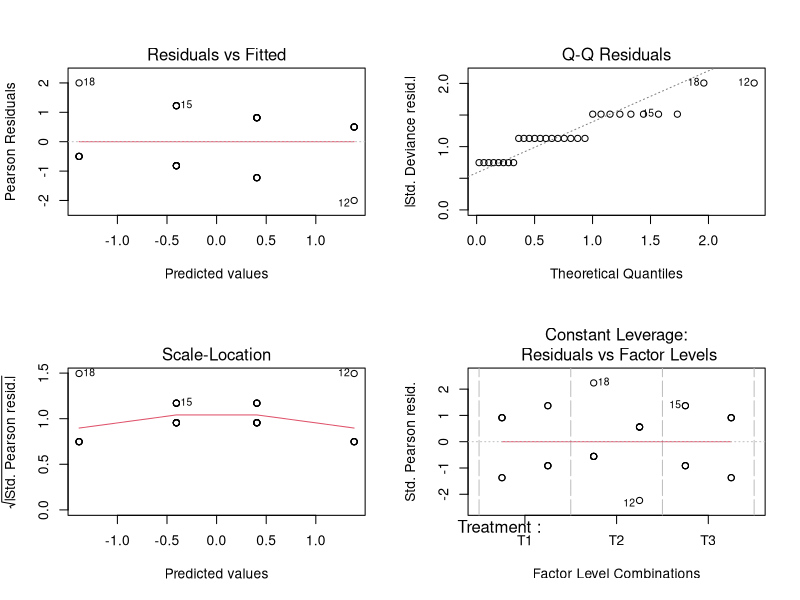
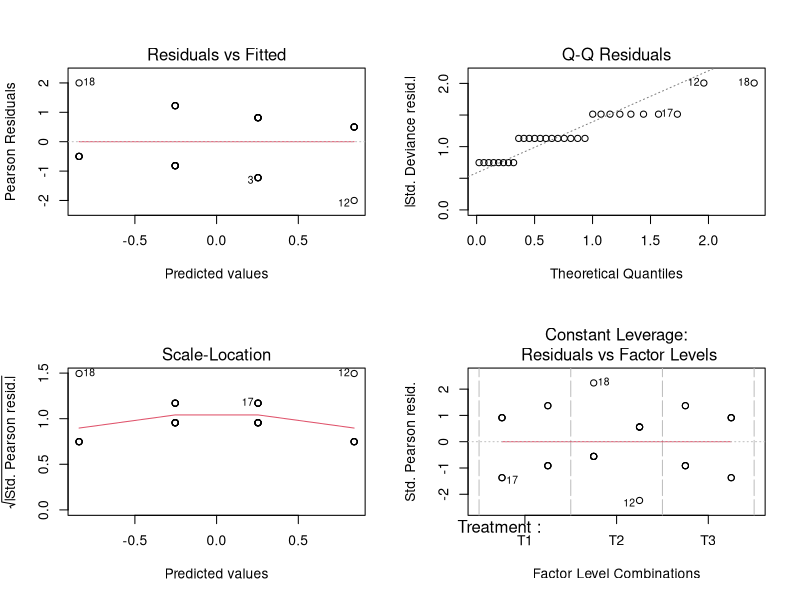
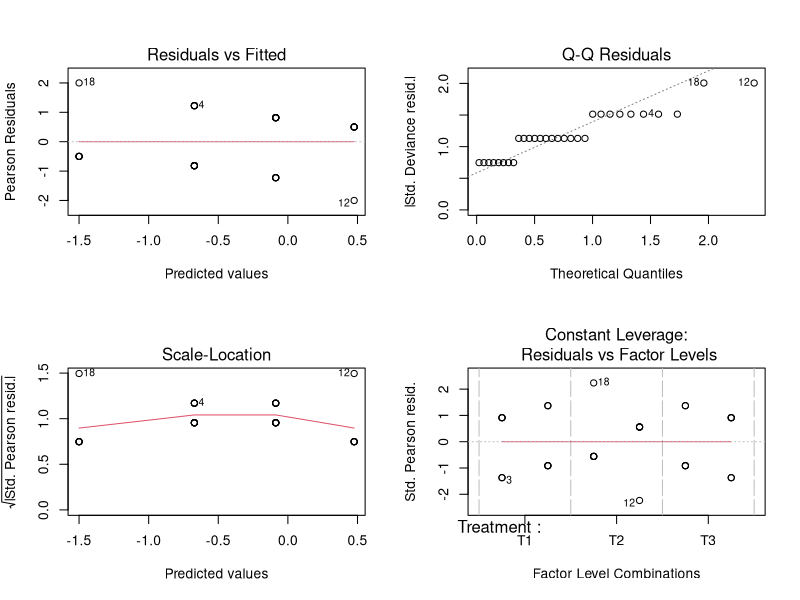
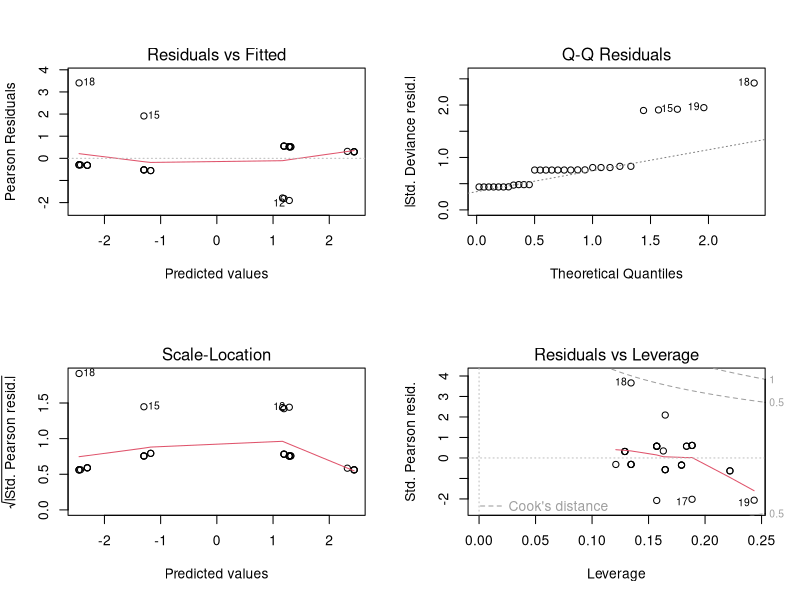
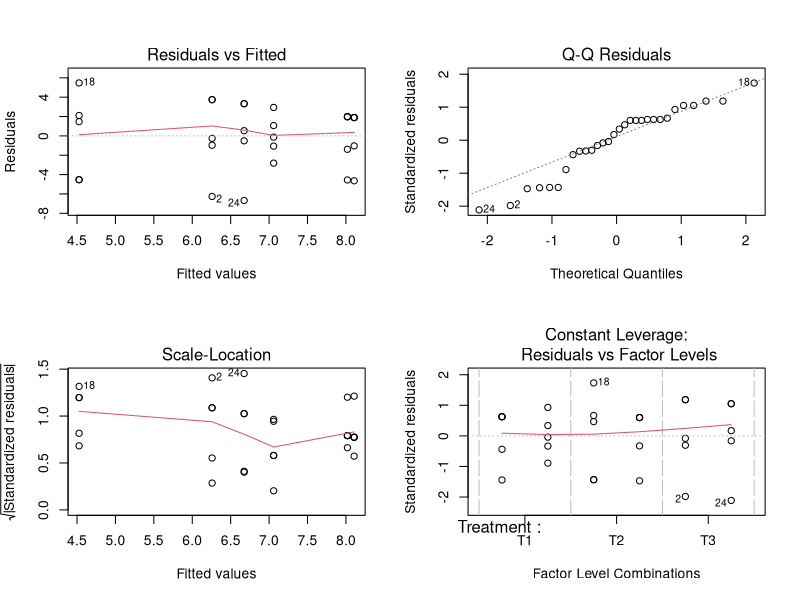
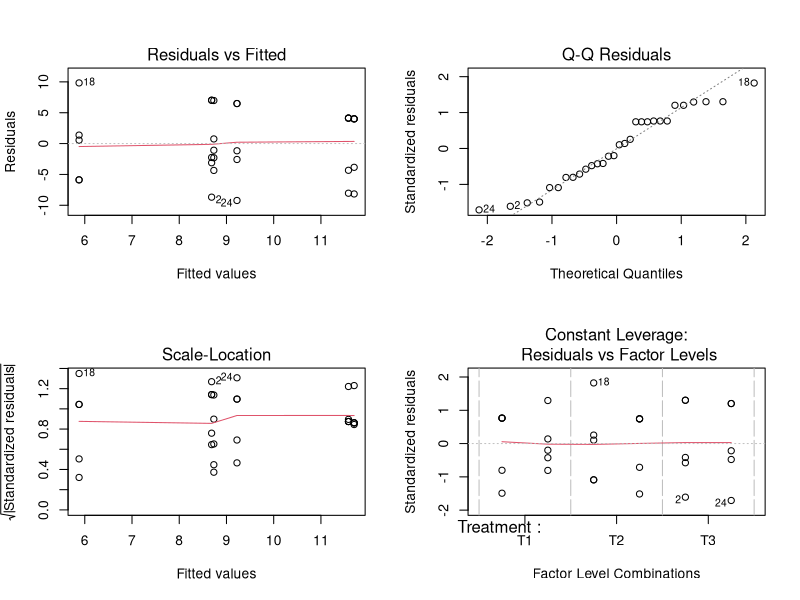

These figures' R source, in order: (Note: this script raises an error after producing the figures.)
## ---- chunk 1
knitr::opts_chunk$set(echo = TRUE)
## ---- chunk 2
dat <- read.csv("STAT0029_Raw data.csv", header=TRUE)

#change strategy to 1/0
dat$Strategy <- as.factor(ifelse(dat$Strategy=="TFT_C", 0, 1))
dat$Treatment <- as.factor(dat$Treatment)
dat$Human <- as.factor(ifelse(dat$Human=="y", 1, 0))
dat$PD <- as.factor(ifelse(dat$PD=="y", 1, 0))
dat$PDp <- as.factor(ifelse(dat$PDp=="y", 1, 0))
## ---- chunk 3
dat$Coop <- as.factor(ifelse(dat$Yi>=50, 1, 0))
## ---- chunk 4
log_model_logit <- glm(Coop ~ Treatment*Strategy, data=dat, family=binomial)
summary(log_model_logit)
par(mfrow=c(2,2))
plot(log_model_logit)
## ---- chunk 5
log_model_probit <- glm(Coop ~ Treatment*Strategy, data=dat, family=binomial(link="probit"))
summary(log_model_probit)
par(mfrow=c(2,2))
plot(log_model_probit)
## ---- chunk 6
log_model_cloglog <- glm(Coop ~ Treatment*Strategy, data=dat, family=binomial(link="cloglog"))
summary(log_model_cloglog)
par(mfrow=c(2,2))
plot(log_model_cloglog)
## ---- chunk 7
log_model_human <- glm(Coop ~ Treatment + Strategy + Human, data=dat, family=binomial)
summary(log_model_human)
par(mfrow=c(2,2))
plot(log_model_human)
## ---- chunk 8
dat$Ysq <- (dat$Yi)^0.5
## ---- chunk 9
model_lm <- lm(Ysq ~ Treatment * Strategy, data=dat)
summary(model_lm)
par(mfrow=c(2,2))
plot(model_lm)
## ---- chunk 10
dat$Yat <- 10*asin(((dat$Yi)/100)^0.5)
## ---- chunk 11
model_lm_at <- lm(Yat ~ Treatment * Strategy, data=dat)
summary(model_lm_at)
par(mfrow=c(2,2))
plot(model_lm_at)
## ---- chunk 12
dat$Y2at <- (10^0.5)*asin(((dat$Y2)/10)^0.5)
## ---- chunk 13
model_lm_10at <- lm(Y2at ~ Treatment * Strategy, data=dat)
summary(model_lm_10at)
par(mfrow=c(2,2))
plot(model_lm_10at)
## ---- chunk 14
summary(lm(Yi ~ Human, data=dat))
## ---- chunk 15
model_lm_score <- lm(Yi ~ Treatment*Strategy, data=dat)
summary(model_lm_score)
par(mfrow=c(1,2))
plot(model_lm_score,2)
plot(model_lm_10at,2)
